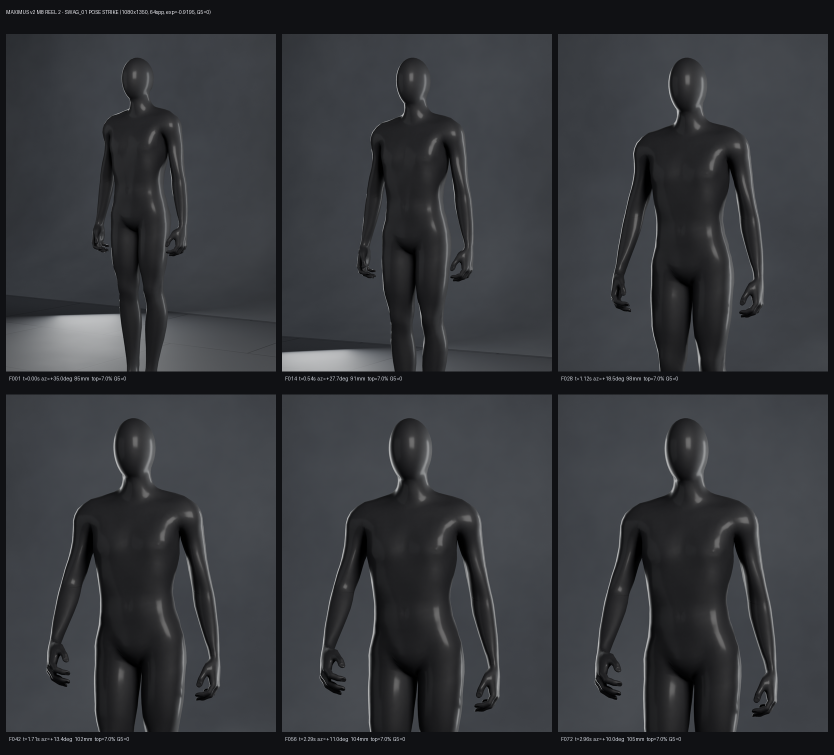
#> input picture showcase/M8_pose_contact_sheet.png, 1668 x 1510 px (shown at 1/2 size)
$ python check_preview.py ../../showcase/M8_pose_contact_sheet.png ../../showcase/M8_walk_contact_sheet.png
#> lines starting #> are read from the running program, lines starting #| are printed output that depends on the picture
"""Independent check of one preview render (system Python, PIL + NumPy; does not import the pipeline).

    python -I tools/check_preview.py out/previews/maximus_v2_P1_M1_fast.png M1

Measures on the saved RGBA PNG (sRGB code values, Rec.709 luma, opaque pixels only):
  top_margin        rows above the crown / frame height                       must be 0.06 .. 0.08
  torso_median      median luma in the box x 40-60 %, y 40-60 % (lit torso)   M1: 28 .. 44   M2: 170 .. 235   M3: 150 .. 225
  body_p999         99.9th percentile luma of the body                        M1: >= torso_median + 15 (rim highlights exist)
  clipped_fraction  share of body pixels at code >= 250                       <= 0.001
  head_residual     largest |luma - 9 px box blur| inside the eroded head     reported + head crop written; a crease or
                    silhouette (a crease / flap mark shows up here)           pinch reads as a thin line in the crop
Also reads out/reports/s01_master_report.json for the geometric cause of head marks:
  egg_fit.head_tris_facing_inward == 0 and egg_fit.fold_vertices_sunk == 0 and egg_fit.unfold.inward_after == 0
Writes <png>_head_crop.png (head region, luma stretched x4 around its median) for a visual look.
Exit code 0 only if every hard check passes. Prints one JSON object.
"""
import json, sys
from pathlib import Path

import numpy as np
from PIL import Image

ROOT = Path(__file__).resolve().parents[1]
TORSO = {"M1": (28, 44), "M2": (170, 235), "M3": (150, 225)}


def box_blur(a, k):
    """Separable k x k mean filter (k odd) via cumulative sums; edges use the valid part."""
    r = k // 2
    for ax in (0, 1):
        p = np.concatenate([np.zeros_like(a.take([0], ax)), np.cumsum(a, axis=ax)], axis=ax)
        n = a.shape[ax]; i = np.arange(n); lo = np.clip(i - r, 0, n); hi = np.clip(i + r + 1, 0, n)
        a = (p.take(hi, ax) - p.take(lo, ax)) / (hi - lo).reshape([-1 if d == ax else 1 for d in range(a.ndim)])
    return a


def main(png, finish):
#> called with png = '../../showcase/M8_pose_contact_sheet.png', finish = '../../showcase/M8_walk_contact_sheet.png'
    im = np.asarray(Image.open(png).convert("RGBA"), np.float64); h, w = im.shape[:2]
#> after `h, w = im.shape[:2]`: h = 1510; w = 1668
    luma = 0.2126 * im[..., 0] + 0.7152 * im[..., 1] + 0.0722 * im[..., 2]; alpha = im[..., 3] / 255.0; opaque = alpha > 0.99
#> after `alpha = im[..., 3] / 255.0`: alpha: shape (1510, 1668) float64; every value is 1
#> after `opaque = alpha > 0.99`: opaque: shape (1510, 1668) bool; every value is 1
    rows = np.nonzero((alpha > 0.5).any(axis=1))[0]
#> rows = 1510 values from 0 to 1509
    top_margin = float(rows.min() / h)
#> top_margin = 0
    ty0, ty1, tx0, tx1 = int(0.40 * h), int(0.60 * h), int(0.40 * w), int(0.60 * w)
#> ty0 = 604; ty1 = 906; tx0 = 667; tx1 = 1000
    torso = luma[ty0:ty1, tx0:tx1][opaque[ty0:ty1, tx0:tx1]]; body = luma[opaque]
    # head: from the crown down 19 % of the frame height (the egg is ~0.2245 m of a ~1.17 m frame: crown to chin),
    # eroded by ~12 px at 2K so the silhouette edge is not counted
    hy0, hy1 = int(rows.min()), int(rows.min() + 0.19 * h)
#> hy0 = 0; hy1 = 286
    cols = np.nonzero(opaque[hy0:hy1].any(axis=0))[0]; hx0, hx1 = int(cols.min()), int(cols.max()) + 1
#> after `cols = np.nonzero(opaque[hy0:hy1].any(axis=0))[0]`: cols = 1668 values from 0 to 1667
#> after `hx0, hx1 = (int(cols.min()), int(cols.max()) + 1)`: hx0 = 0; hx1 = 1668
    head = luma[hy0:hy1, hx0:hx1]; hm = opaque[hy0:hy1, hx0:hx1].astype(np.float64)
#> after `head = luma[hy0:hy1, hx0:hx1]`:
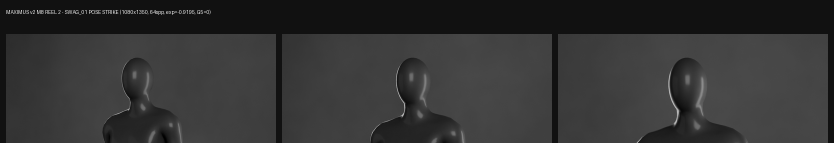
#> head: shape (286, 1668) float64 (shown at 1/2 size); min 0, max 234.4, mean 51.3
#> after `hm = opaque[hy0:hy1, hx0:hx1].astype(np.float64)`: hm: shape (286, 1668) float64; every value is 1
    k = max(3, (int(round(9 * h / 2048)) // 2) * 2 + 1); e = max(3, (int(round(25 * h / 2048)) // 2) * 2 + 1)
#> after `k = max(3, int(round(9 * h / 2048)) // 2 * 2 + 1)`: k = 7
#> after `e = max(3, int(round(25 * h / 2048)) // 2 * 2 + 1)`: e = 19
    inner = box_blur(hm, e) > 0.999
#> the loop in box_blur, `for ax in (0, 1):` made 2 passes
#> pass 1, in box_blur, `p = np.concatenate([np.zeros_like(a.take([0], ax)), np.cumsum(a, axis=..`:
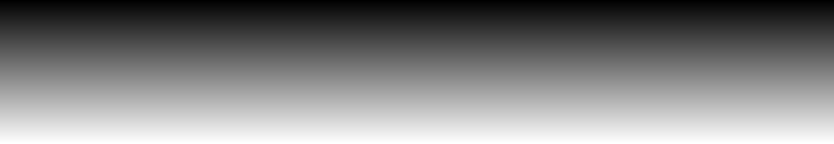
#> p: shape (287, 1668) float64 (shown at 1/2 size); min 0, max 286, mean 143; drawn with min black and max white
#> pass 2, in box_blur, `p = np.concatenate([np.zeros_like(a.take([0], ax)), np.cumsum(a, axis=..`:
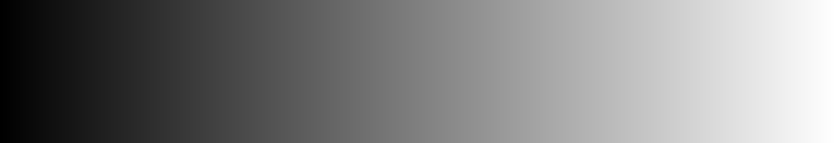
#> p: shape (286, 1669) float64 (shown at 1/2 size); min 0, max 1668, mean 834; drawn with min black and max white
#> inner: shape (286, 1668) bool; every value is 1
    resid = np.abs(head - box_blur(head * hm, k) / np.maximum(box_blur(hm, k), 1e-9)) * inner
#> the loop in box_blur (call 2), `for ax in (0, 1):` made 2 passes
#> pass 1, in box_blur (call 2), `p = np.concatenate([np.zeros_like(a.take([0], ax)), np.cumsum(a, axis=..`:
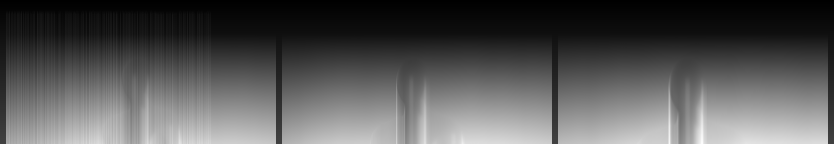
#> p: shape (287, 1668) float64 (shown at 1/2 size); min 0, max 19025, mean 6340.3; drawn with min black and max white
#> pass 2, in box_blur (call 2), `p = np.concatenate([np.zeros_like(a.take([0], ax)), np.cumsum(a, axis=..`:
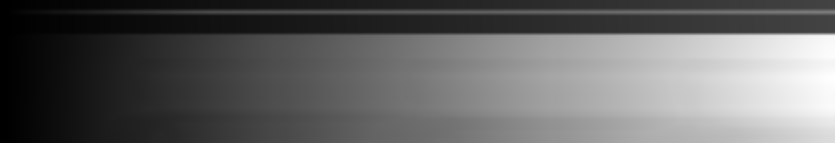
#> p: shape (286, 1669) float64 (shown at 1/2 size); min 0, max 107180.8, mean 41912.5; drawn with min black and max white
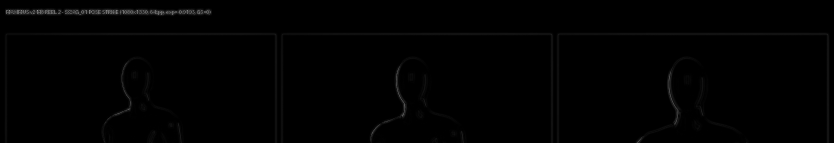
#> resid: shape (286, 1668) float64 (shown at 1/2 size); min 0, max 188.6, mean 1.6
    med = float(np.median(head[inner])) if inner.any() else 0.0
#> med = 62.72
    crop = np.clip((head - med) * 4 + 128, 0, 255) * hm
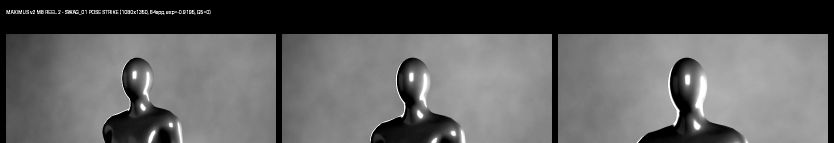
#> crop: shape (286, 1668) float64 (shown at 1/2 size); min 0, max 255, mean 95.3
    crop_path = Path(str(png)[:-4] + "_head_crop.png"); Image.fromarray(crop.astype(np.uint8)).save(crop_path)
    yx = np.unravel_index(int(resid.argmax()), resid.shape)
#> yx = (27, 172)
#> (the run stopped early here; a loop or call above may not have finished)
